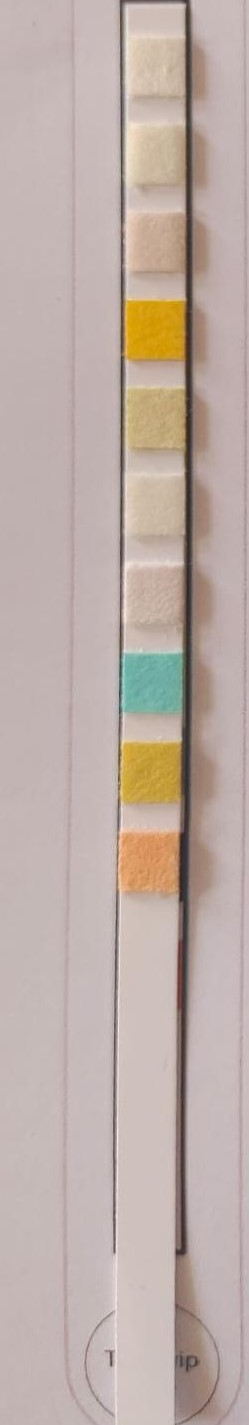
#> input picture strip_images/image1.jpg, 249 x 1425 px
$ python colorextract1.py
#> lines starting #> are read from the running program, lines starting #| are printed output that depends on the picture; after the words box and inside, x2 and y2 are one past the last pixel; in counts of white or black regions, pixels touching at a corner belong together
import cv2


img = cv2.imread('strip_images/image1.jpg', cv2.IMREAD_UNCHANGED)
#> img is the input picture: shape (1425, 249, 3); mean B, G, R 167.1, 173.6, 189.3

height, width, channel = img.shape
#> height = 1425; width = 249; channel = 3
cx = int(width / 2 + 30)
#> cx = 154
cy = int(height / 2 + 40)
#> cy = 752

response = {}
strip_para = ['leukocytes', 'nitrite', 'urobilinogen', 'protein', 'pH', 'Haemoglobin', 'specific_gravity', 'ketone', 'bilirubin', 'glucose']
for i in range(10):
    pixel_center = img[cy, cx]
    r, g, b = pixel_center[0], pixel_center[1], pixel_center[2]

    response.update({f'{strip_para[i]}':[r, g, b]})
    cv2.circle(img, (cx, cy), 5, (255, 0, 0), 3)
    cy -= 73
#> this loop made 10 passes
#> (r, g, b) on passes 1 to 10: (55, 160, 199), (165, 174, 111), (168, 181, 203), (159, 176, 195), (171, 179, 196), (170, 203, 219), (12, 155, 212), (149, 170, 198), (157, 182, 202), (146, 163, 182)
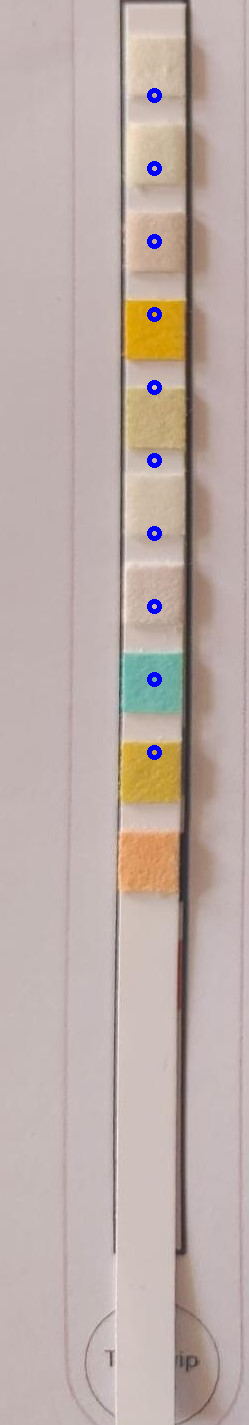
#> img: shape (1425, 249, 3); 0.44% of pixels changed, all inside (x1, y1, x2, y2) = (147, 88, 162, 760)
#> after the loop, cy = 22; response = 10 items

print(response)
#> (printed output is left out)
cv2.destroyAllWindows()

$ run again, with strip_images/image3.jpg copied over strip_images/image1.jpg
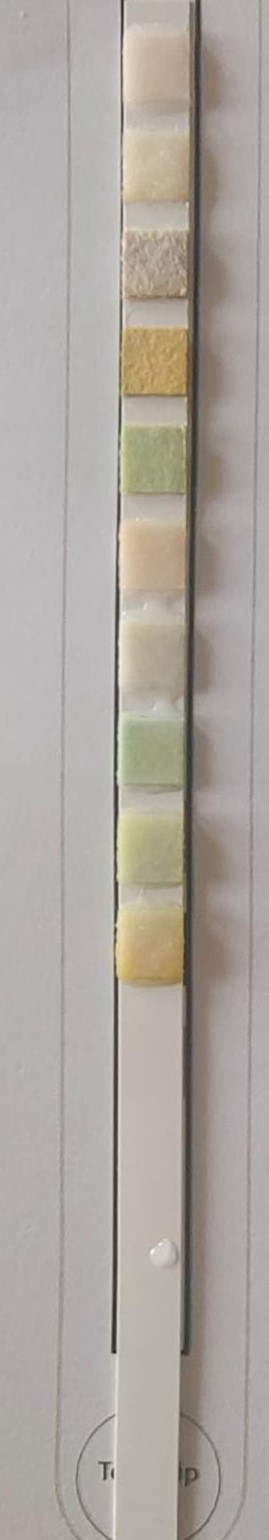
#> input picture strip_images/image3.jpg, 269 x 1540 px
#> img is the input picture: shape (1540, 269, 3); mean B, G, R 159.6, 165.9, 172
#> the loop `for i in range(10):` made 10 passes
#> (r, g, b) on passes 1 to 8: (163, 182, 185), (134, 163, 160), (141, 159, 170), (138, 158, 176), (168, 185, 188), (123, 160, 158), (112, 163, 195), (122, 134, 152)
#> after the loop `for i in range(10):`:
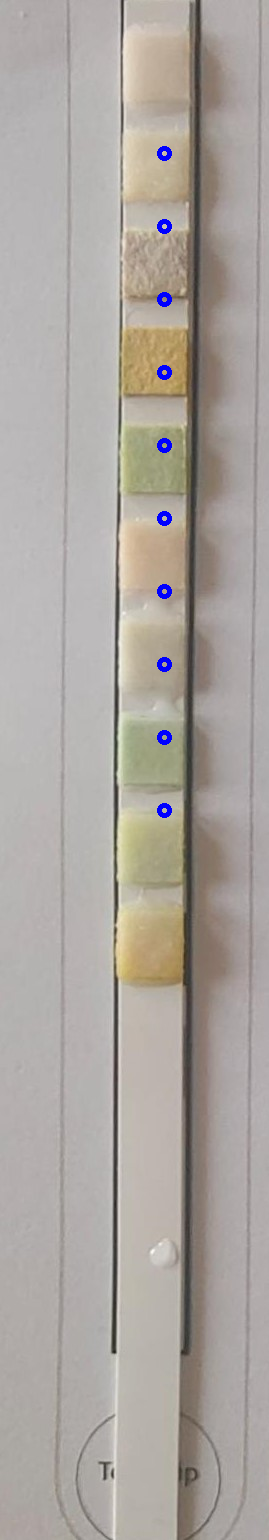
#> img: shape (1540, 269, 3); 0.38% of pixels changed, all inside (x1, y1, x2, y2) = (157, 146, 172, 818)
#> after the loop `for i in range(10):`: cy = 80; response = 10 items
#> (printed output is left out)

$ run again, with strip_images/image4.jpg copied over strip_images/image1.jpg
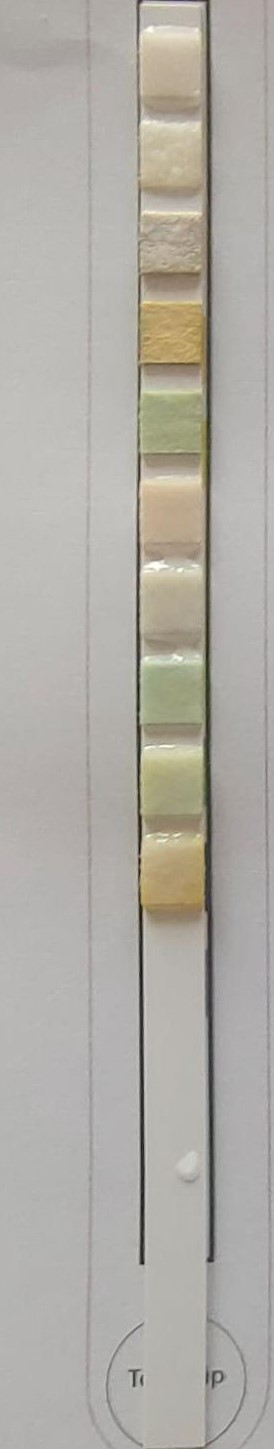
#> input picture strip_images/image4.jpg, 274 x 1449 px
#> img is the input picture: shape (1449, 274, 3); mean B, G, R 165.8, 172.6, 175.7
#> the loop `for i in range(10):` made 10 passes
#> (r, g, b) on passes 1 to 8: (137, 182, 186), (123, 158, 154), (141, 161, 172), (129, 151, 169), (166, 176, 186), (137, 178, 173), (100, 148, 176), (152, 169, 182)
#> after the loop `for i in range(10):`:
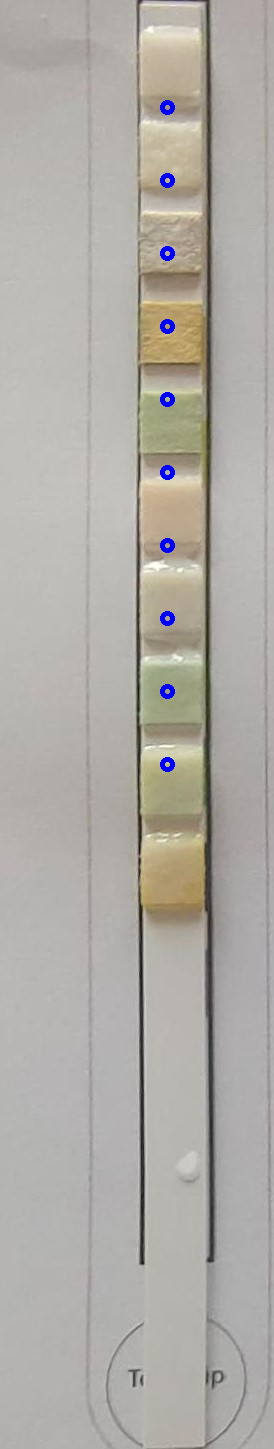
#> img: shape (1449, 274, 3); 0.39% of pixels changed, all inside (x1, y1, x2, y2) = (160, 100, 175, 772)
#> after the loop `for i in range(10):`: cy = 34; response = 10 items
#> (printed output is left out)

$ run again, with strip_images/image5.jpg copied over strip_images/image1.jpg
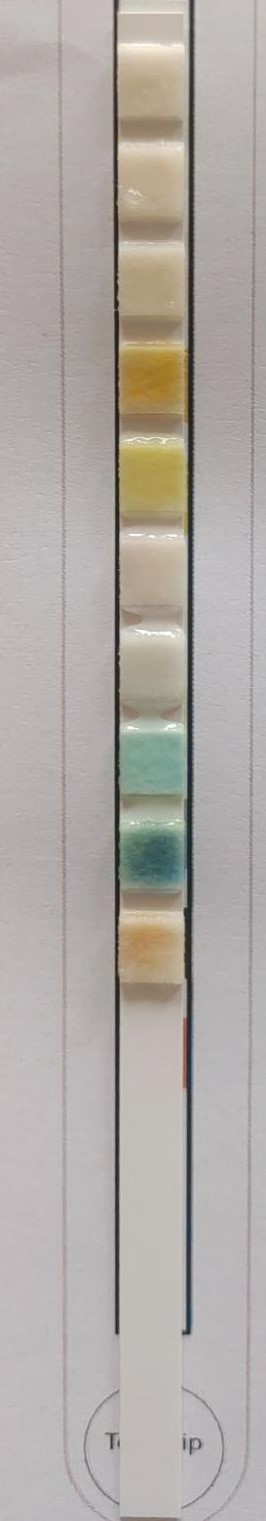
#> input picture strip_images/image5.jpg, 266 x 1521 px
#> img is the input picture: shape (1521, 266, 3); mean B, G, R 165.5, 170.3, 176
#> the loop `for i in range(10):` made 10 passes
#> (r, g, b) on passes 1 to 8: (109, 136, 132), (187, 200, 184), (156, 173, 182), (152, 170, 187), (116, 160, 177), (147, 173, 187), (43, 131, 171), (125, 158, 174)
#> after the loop `for i in range(10):`:
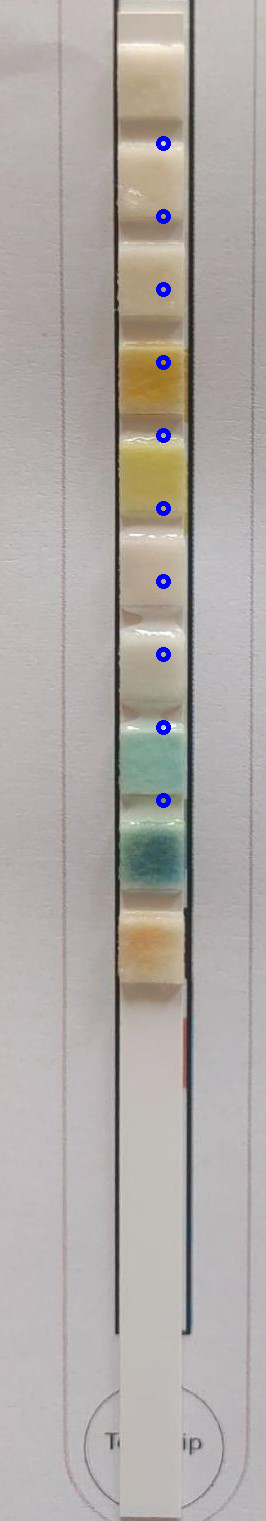
#> img: shape (1521, 266, 3); 0.39% of pixels changed, all inside (x1, y1, x2, y2) = (156, 136, 171, 808)
#> after the loop `for i in range(10):`: cy = 70; response = 10 items
#> (printed output is left out)
